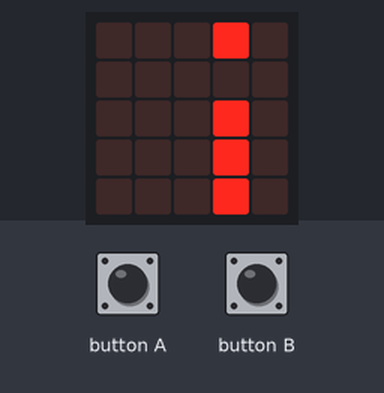
The program below on a simulated BBC micro:bit (MakeCode). Parts: the board's 5×5 LED display. The test bench sets the inputs (shaded band). Random numbers come from a fixed seed; the run ends where the board's game-over animation would start. At 7.2 s the program stops and its outputs stay as they are.

Above: at 1.2 s.
1.3 s: button A pressed for 0.15 s
At 2.3 s:
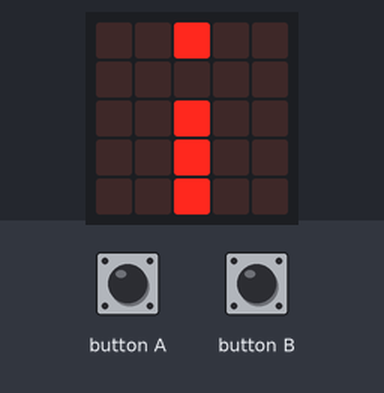
At 7.6 s:
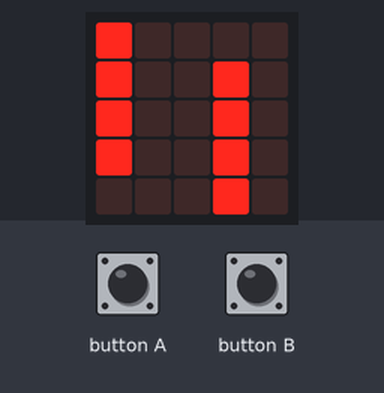
Timing chart, 0 to 8.7 s (numbered marks = the images above; inputs shaded):
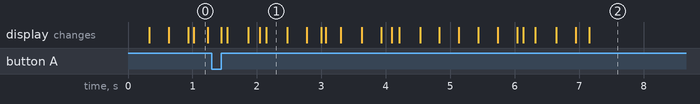

The program:

main.ts
```typescript
let ticks = 0
let emptyObstacleY = 0
let obstacles: game.LedSprite[] = []
let index = 0
let bird: game.LedSprite = null
input.onButtonPressed(Button.A, () => {
    bird.change(LedSpriteProperty.Y, -1)
})
input.onButtonPressed(Button.B, () => {
    bird.change(LedSpriteProperty.Y, 1)
})
index = 0
obstacles = []
bird = game.createSprite(0, 2)
bird.set(LedSpriteProperty.Blink, 300)
basic.forever(() => {
    while (obstacles.length > 0 && obstacles[0].get(LedSpriteProperty.X) == 0) {
        obstacles.removeAt(0).delete()
    }
    for (let obstacle2 of obstacles) {
        obstacle2.change(LedSpriteProperty.X, -1)
    }
    if (ticks % 3 == 0) {
        emptyObstacleY = randint(0, 4)
        for (let index2 = 0; index2 <= 4; index2++) {
            if (index2 != emptyObstacleY) {
                obstacles.push(game.createSprite(4, index2))
            }
        }
    }
    for (let obstacle3 of obstacles) {
        if (obstacle3.get(LedSpriteProperty.X) == bird.get(LedSpriteProperty.X) && obstacle3.get(LedSpriteProperty.Y) == bird.get(LedSpriteProperty.Y)) {
            game.gameOver()
        }
    }
    ticks += 1
    basic.pause(1000)
})
```

test.ts
```typescript
// tests gaan hier; deze zal niet worden gecompileerd wanneer dit pakket wordt gebruikt als extensie.
```
